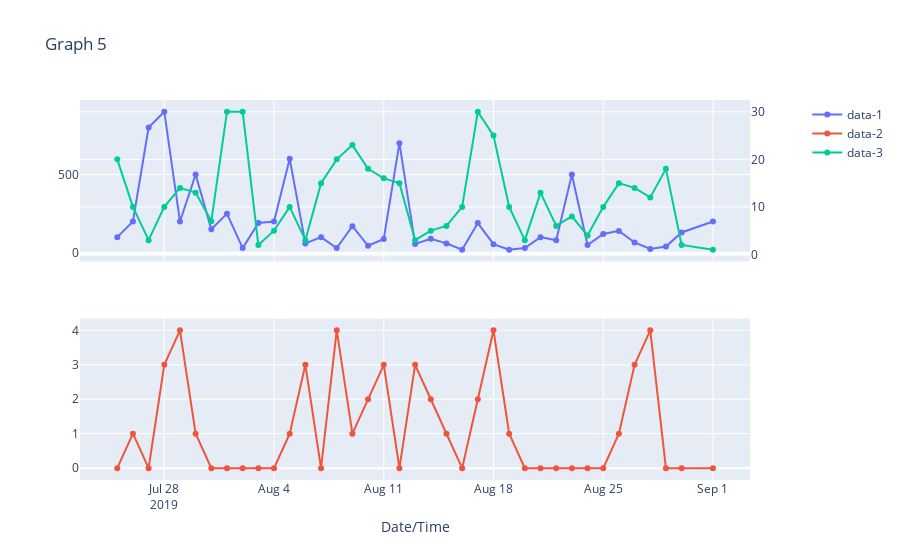

The notebook cell this image was saved under:
### Code cell
figure_5 = plot.plot_time_series_graphs_2(Data,'Date/Time', ['data-1', 'data-2', 'data-3'],'lines+markers', 'Graph 5')
iplot(figure_5)
